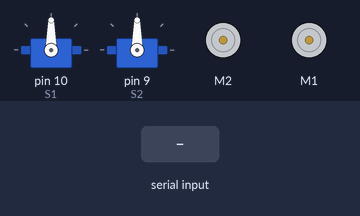
This sketch was run on a simulated Arduino Uno, built with avr-gcc and run on an emulated ATmega328P. On the bench: 2 × servo, 2 × DC motor (green arrow = forward, orange = backward, longer = faster). Inputs (shaded band) come from the test bench.

Above: at 1.2 s.
1.3 s: "F" received over Serial
At 2.5 s:
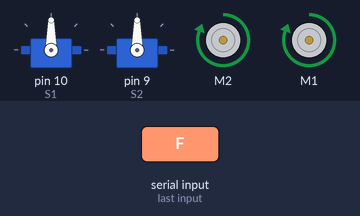
2.8 s: "B" received over Serial
At 3.8 s:
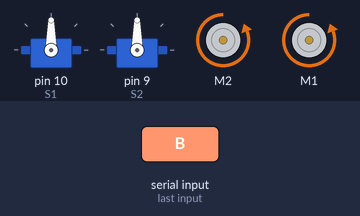
4.3 s: "L" received over Serial
At 4.9 s:
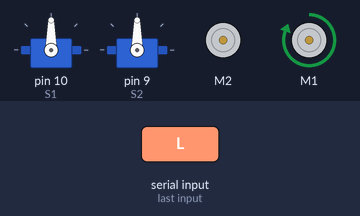
5.8 s: "R" received over Serial
At 7.0 s:
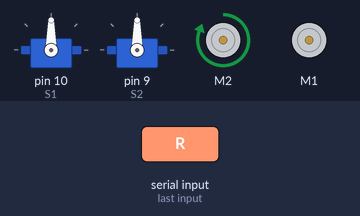
7.3 s: "S" received over Serial
At 8.4 s:
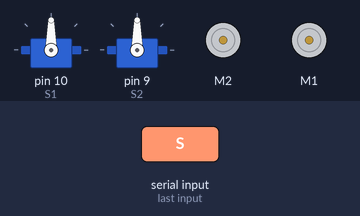
8.8 s: "X" received over Serial
At 9.5 s:
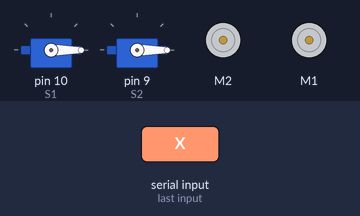
Timing chart, 0 to 11.3 s (numbered marks = the images above; inputs shaded):
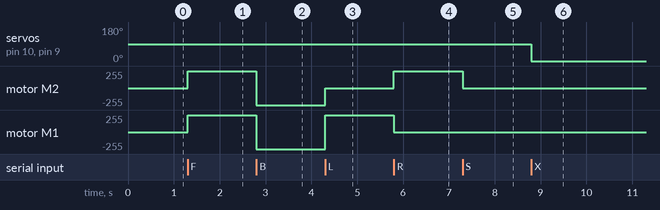

The sketch:

CbseProj.ino
```cpp
/*||\\    //||      //\\      ||\\      ||--------    ||\\    \\    //
 *|| \\  // ||     //  \\     ||  \\    ||            || \\    \\  //
 *||  \\//  ||    //----\\    ||    \\  ||            || //     \\//
 *||        ||   //------\\   ||    //  ||----        || \\      ||      ------- SOUMENDRA DEY
 *||        ||  //        \\  ||   //   ||            ||  \\     ||
 *||        || //          \\ || //     ||--------    ||  //     ||
 */
//*** 1- Documentation
//This program is used to control a robot car using a app that communicates with Arduino trough a bluetooth module
#include <AFMotor.h>
#include <Servo.h>
Servo S1;               // Define any servo name
Servo S2;
int servo_position = 0 ;
//creates two objects to control the terminal 3 and 4 of motor shield
AF_DCMotor motor1(2);
AF_DCMotor motor2(1);
char command;

void setup()
{
  Serial.begin(9600);  //Set the baud rate to your Bluetooth module.
  S1.attach (10);          // Define the servo signal pins
  S2.attach (9);
}

void loop(){
  if(Serial.available() > 0){
    command = Serial.read();
    //initialize with motors stoped
    //Change pin mode only if new command is different from previous.
    //Serial.println(command);
    switch(command){
    case 'F':
      forward();
      break;
    case 'B':
       back();
      break;
    case 'L':
      left();
      break;
    case 'R':
      right();
      break;
    case 'S':
      Stop();
      break;
    case 'X':
      servoH();
      break;
    case 'x':
      servoR();
      break;
    }
  }
}

void forward()
{
  motor1.setSpeed(255); //Define maximum velocity
  motor1.run(FORWARD); //rotate the motor clockwise
  motor2.setSpeed(255); //Define maximum velocity
  motor2.run(FORWARD); //rotate the motor clockwise
}

void back()
{
  motor1.setSpeed(255);
  motor1.run(BACKWARD); //rotate the motor counterclockwise
  motor2.setSpeed(255);
  motor2.run(BACKWARD); //rotate the motor counterclockwise
}

void left()
{
  motor1.setSpeed(0); //Define maximum velocity
  motor1.run(RELEASE); //rotate the motor clockwise
  motor2.setSpeed(255);
  motor2.run(FORWARD); //turn motor2 off
}

void right()
{
  motor1.setSpeed(255);
  motor1.run(FORWARD); //turn motor1 off
  motor2.setSpeed(0); //Define maximum velocity
  motor2.run(RELEASE); //rotate the motor clockwise
}

void Stop()
{
  motor1.setSpeed(0);
  motor2.run(RELEASE); //turn motor1 off
  motor2.setSpeed(0);
  motor2.run(RELEASE); //turn motor2 off
}

void servoH()
{
    do{
       S1.write(servo_position);
       S2.write(servo_position);
       delay(100);
       servo_position+=1;
    }while(command=='A');
}

void servoR()
{
  do{
     S1.write(servo_position);
     S2.write(servo_position);
     delay(100);
     servo_position-=1;
  }while(command=='C');
}
```

Measured:
- after the input at 1.3 s, motor M2, motor M1: stopped → forward 255/255 at once
- after the input at 2.8 s, motor M2, motor M1: forward 255/255 → backward 255/255 at once
- after the input at 4.3 s, motor M2: backward 255/255 → stopped at once; motor M1: backward 255/255 → forward 255/255 at once
- after the input at 5.8 s, motor M2: stopped → forward 255/255 at once; motor M1: forward 255/255 → stopped at once
- after the input at 7.3 s, motor M2: forward 255/255 → stopped at once
- after the input at 8.8 s, servo on pin 10 (S1), servo on pin 9 (S2): 90° → 0° at once
